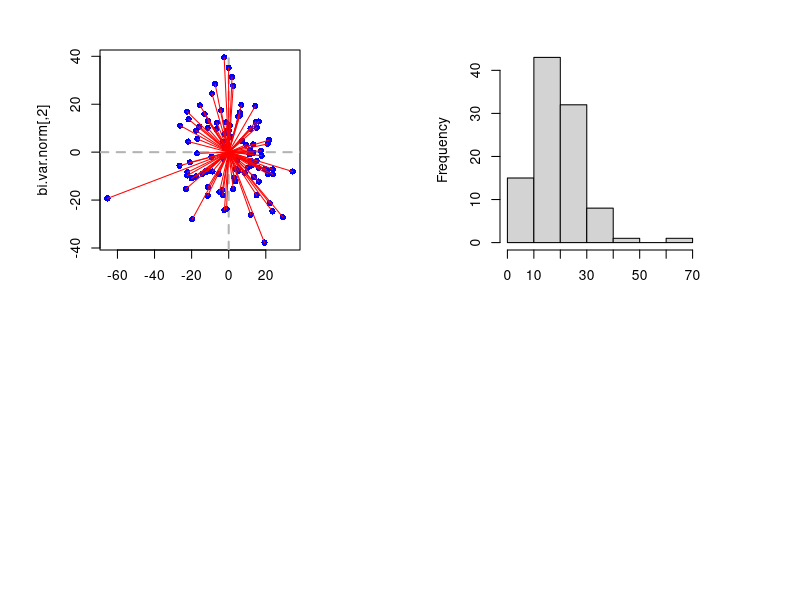
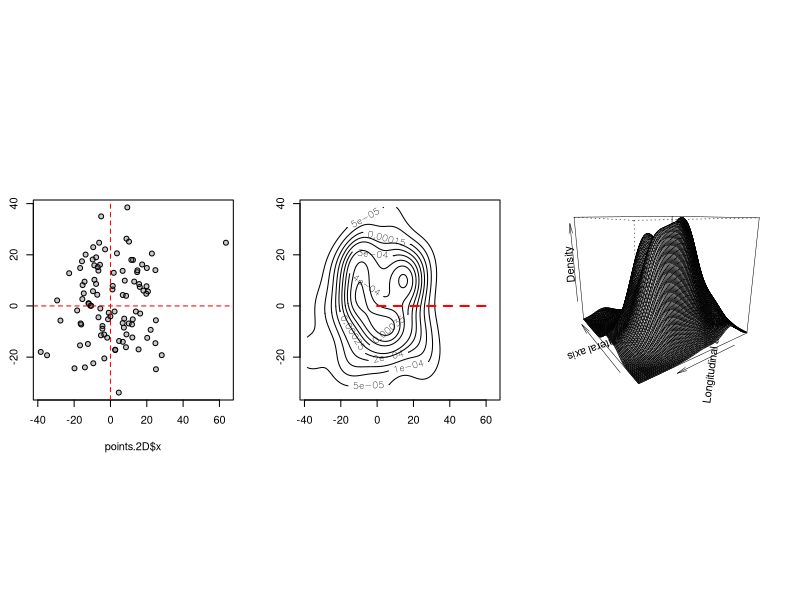
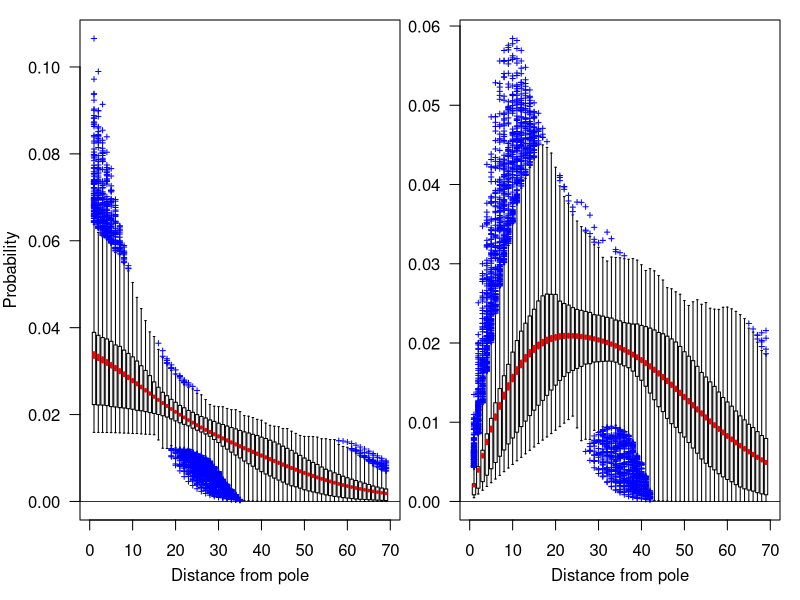

The R source for these figures, in order:
##################################
#     Two-dimentional kernel     #
#  resampling of dispersal data  #
#                                #
#             INDEX              #
#      -1. load library(ies)     #
#       0. assign a dataset      #
#       1. randomize theta,      #
#  create 2-dimentional kernel,  #
#          and resample          #
#    2. find distribution mean   #
#       and standard error       #
#         3. plot data           #
#                                #
#       ~written by isadore nabi~#
##################################

# -1. load library(ies)
     library(MASS) #for kde2d and plotting functions

# 0. assign a dataset
	# 0.0 clear objects and set seed
	rm(list = ls())
	set.seed(6174) #Kaprekar's constant

	# 0.1 100 data points with x and y coordinates
	data.points <- 100
	bi.var.norm <- cbind(rnorm(n = data.points, mean = 0 , sd = 15 ) , rnorm(n = data.points, mean = 0 , sd = 15 ))
	disp.data <- (bi.var.norm[,1]^2 + bi.var.norm[,2]^2)^0.5

	# 0.2 plot the data and histogram (distance distribution)
	par(mfrow=c(2,2) , pin = c(2,2))
	plot(bi.var.norm , type = "n")
	abline(h = 0 , v = 0 , lwd = 2 , col = "grey70" , lty = 2)
	points(bi.var.norm , pch = 16 , col = "blue")
	arrows(rep(0 , data.points) , rep(0 , data.points) , bi.var.norm[,1] , bi.var.norm[,2] , length = 0 , col = "red")
	hist(disp.data , main = "")

# 1. randomize theta, create 2-dimentional kernel, and resample
	# 1.0 loop
	samples <- 250 #remember that it is going to be 4 per sample because we're extracing the Cartesian coordinates
	breaks <- max(ceiling(disp.data)) # finds largest distance and creates that many breaks to correspond to one per unit distance

	w.mat <- matrix(data = NA , nrow = samples*4 , ncol = breaks , byrow = T) # for density distribution data (as omega) pre-allocation
	f.mat <- matrix(data = NA , nrow = samples*4 , ncol = breaks , byrow = T) # for distance distribution data (as f) pre-allocation

	distances <- 1:ncol(w.mat)

	for (i in 0:(samples-1)){
		# 1.1 draw theta for number of dispersal sampels
		theta <- round(runif(length(disp.data) , max = 360) , 1)
	
		# 1.2 convert polar cordinates to bearing
		polar2cart <- function(x , y , dist , bearing , as.deg = FALSE){
			  if(as.deg){
			    bearing = bearing * pi / 180
			  }
		  new.x <- x + dist*sin(bearing)
		  new.y <- y + dist*cos(bearing)
		  return(list("x" = new.x,"y" = new.y))
		}
		points.2D <- polar2cart(0 , 0 , disp.data, theta)
	
		# 1.3 create 2D pdf
		kernel.2D <- kde2d(points.2D$x , points.2D$y , n = breaks*2)

		# 1.4 z-values for a sample from pole across a Cartetian ray
		max.x <- sort(kernel.2D$z[(breaks+1):(breaks*2) , breaks] , decreasing = T)
		min.x <- sort(kernel.2D$z[1:breaks , breaks] , decreasing = T)
		max.y <- sort(kernel.2D$z[breaks , 1:breaks] , decreasing = T)
		min.y <- sort(kernel.2D$z[breaks , (breaks+1):(breaks*2)] , decreasing = T)

		w.mat[(i*4+1),] <- max.x/sum(max.x)
		w.mat[(i*4+2),] <- min.x/sum(min.x)
		w.mat[(i*4+3),] <- max.y/sum(max.y)
		w.mat[(i*4+4),] <- min.y/sum(min.y)

		f.r.max.x <- max.x*2*pi*distances
		f.r.min.x <- min.x*2*pi*distances
		f.r.max.y <- max.y*2*pi*distances
		f.r.min.y <- min.y*2*pi*distances

		f.mat[(i*4+1),] <- f.r.max.x/sum(f.r.max.x)
		f.mat[(i*4+2),] <- f.r.min.x/sum(f.r.min.x)
		f.mat[(i*4+3),] <- f.r.max.y/sum(f.r.max.y)
		f.mat[(i*4+4),] <- f.r.min.y/sum(f.r.min.y)
	}

	# 1.4 structural checks
		#1.4.0 head, tails, and row sums
		w.mat[1:5 , 1:5] # head should be larger than the tail (next line below)
		w.mat[1:5 , (ncol(w.mat)-5):ncol(w.mat)] # tail
		w.mat[(nrow(w.mat)-5):nrow(w.mat) , 1:5] # head should be larger than the tail (next line below)
		w.mat[(nrow(w.mat)-5):nrow(w.mat) , (ncol(w.mat)-5):ncol(w.mat)] # tail
		apply(w.mat , 1 , sum) # summing to unity means the sum of rows all should = 1
	
		f.mat[1:5 , 1:5] # head should be larger than the tail (next line below)
		f.mat[1:5 , (ncol(f.mat)-5):ncol(f.mat)] # tail
		f.mat[(nrow(f.mat)-5):nrow(f.mat) , 1:5] # head should be larger than the tail (next line below)
		f.mat[(nrow(f.mat)-5):nrow(f.mat) , (ncol(f.mat)-5):ncol(f.mat)] # tail
		apply(f.mat , 1 , sum) # summing to unity means the sum of rows all should = 1

		#1.4.1 three example plots
		par(mfrow = c(1,3) , pin = c( 2,2))
		plot(points.2D , pch = 21 , bg = "#50505050") # points quadri-sected
		abline(h = 0 , v = 0 , col = "red" , lty = 2)
		contour(kernel.2D) # contour plot with example segment
		arrows(0,0,max(kernel.2D$x),0 , length = 0 , col = "red" , lwd = 2 , lty = 2)
		persp(kernel.2D , phi = 15 , theta = 235 , xlab = "Lateral axis" , ylab = "Longitudinal axis" , zlab = "Density" , shade = 0.9 , expand = 0.9 , col = "white" , lwd = 0.5) # 3D plot, because you have to

# 2. find distribution mean and standard error
	# 2.0 density distance pdf
	wr.mean <- apply(w.mat , 2 , mean)
	wr.sem <- apply(w.mat , 2 , sd)/(nrow(w.mat)^0.5)

	# 2.1 location distance pdf
	fr.mean <- apply(f.mat , 2 , mean)
	fr.sem <- apply(f.mat , 2 , sd)/(nrow(f.mat)^0.5)

# 3. plot data
	par(mfrow = c(1,2) , mar = c(3,3,0,0) , oma = c(1,1,1,1))
	# density distribution
	boxplot(w.mat , medcol = NA , axes = F , outpch = 3 , outcol = "blue" , outcex = 0.5 , ylim = c(0, max(w.mat)) , col = "grey95" , whisklty = 1)
	abline(h = 0 , lwd = 0.75 , col = "black")
	segments(distances, wr.mean - wr.sem, distances, wr.mean + wr.sem , lwd = 3 , col = "red")
	box()
	axis(1)
	axis(2 , las = 1)
	mtext("Distance from pole" , side = 1 , line = 2.25)
	mtext("Probability" , side = 2 , line = 3)
	# distance distribution
	boxplot(f.mat , medcol = NA , axes = F , outpch = 3 , outcol = "blue" , outcex = 0.5 , ylim = c(0,max(f.mat)) , col = "grey95" , whisklty = 1)
	abline(h = 0 , lwd = 0.75 , col = "black")
	segments(distances, fr.mean - fr.sem, distances, fr.mean + fr.sem , lwd = 3 , col = "red")
	box()
	axis(1)
	axis(2 , las = 1)
	mtext("Distance from pole" , side = 1 , line = 2.25)